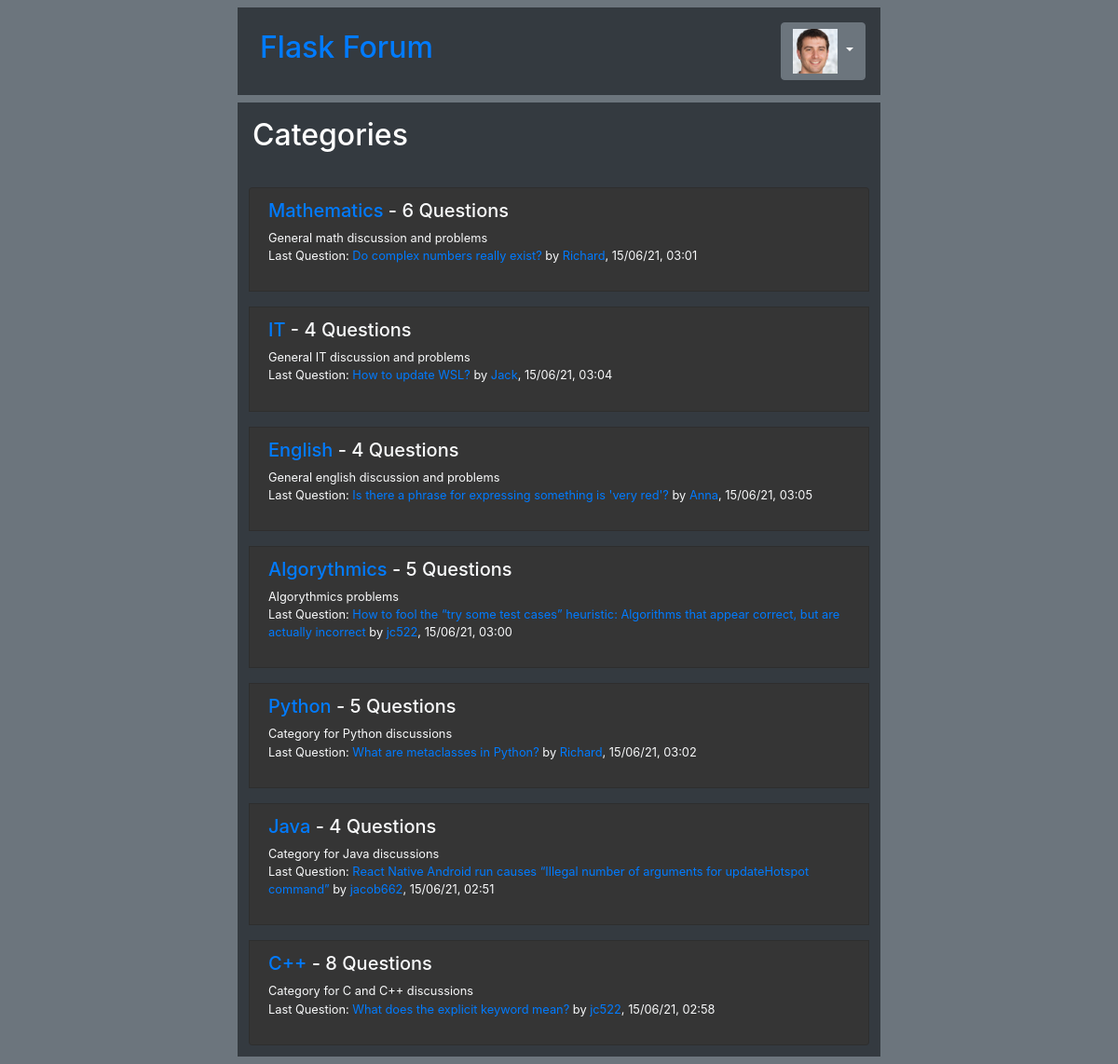
The page /home/ (signed in) on the database its author committed.
### models.py (models this page shows)
class User(UserMixin, db.Model):
    __tablename__ = "users"
    id = Column(Integer, primary_key=True)
    email = Column(String(50), unique=True)
    name = Column(String(50))
    password = Column(String(100))
    join_date = Column(Date)
    description = Column(String(500))
    questions = relationship("Question")
    answers = relationship("Answer")
    votes = relationship("Vote")

class Category(db.Model):
    __tablename__ = "categories"
    id = Column(Integer, primary_key=True)
    name = Column(String(50))
    description = Column(String(500))
    questions = relationship("Question")

class Post(db.Model):
    __tablename__ = "posts"
    id = Column(Integer, primary_key=True)
    author_id = Column(Integer, ForeignKey('users.id'))
    content = Column(String(1000))
    votes = relationship("Vote", lazy='dynamic')
    author = relationship("User")
    date = Column(DateTime)
    __mapper_args__ = {'polymorphic_identity':'posts'}

class Question(Post):
    __tablename__ = "questions"
    id = Column(Integer, ForeignKey('posts.id'), primary_key=True)
    title = Column(String(50))
    category_id = Column(Integer, ForeignKey('categories.id'))
    __mapper_args__ = {'polymorphic_identity':'questions'}

### views/home.py (the view)
@home_blueprint.route("/home/", methods=['GET', 'POST'])
def home():
    data = utils.get_base_data()
    categories_data = []
    categories = db.session.query(Category).all()
    for category in categories:
        questions = db.session.query(Question).filter_by(category_id = category.id)
        last_question = questions.order_by(Question.date.desc()).first()
        categories_data.append({
            'category': category,
            'questions_count': questions.count(),
            'last_question': last_question,
            'last_question_author_name': last_question.author.name if last_question else '',
            'last_question_date': last_question.date.strftime('%d/%m/%y, %H:%M') if last_question else ''
        })
    data['categories_data'] = categories_data
    data['mode'] = 'categories'
    return render_template(
        'index.html',
        data=data
    )

### main.py (called while the page is built)
@login_manager.user_loader
def load_user(user_id):
    return User.query.get(int(user_id))

### views/utils.py (called while the page is built)
def get_base_data():
    data = {}
    data['logged_user_id'] = current_user.id if current_user.is_authenticated else -1
    return data

### templates/index.html (shortened to what this page needs)
{% extends "base.html" %}
{% block content %}
<div class="d-flex flex-column  bg-dark" style="width: 100%;">
    <div class="d-flex p-3">
        <h2>
            {% if data.mode == 'categories' %} Categories {% else %} Questions in category: {{data.category_name}} {% endif %}
        </h2>
    </div>
    <div>
        <div class="p-1">
            <ul class="list-group">
                {% if data.mode == 'categories' %}
                    {% for category_data in data.categories_data %}
                        <li class="list-group-item text-light m-2" style="background-color: rgb(53, 53, 53);">
                                <h5>
                                    <a href="{{url_for('home_blueprint.category', category_id=category_data.category.id)}}">{{category_data.category.name}}</a>
                                    - {{category_data.questions_count}} Questions
                                </h5>
                            <p class="small">
                                {{category_data.category.description}}<br>
                                {% if category_data.last_question %}
                                Last Question:
                                    <a href="{{url_for('question_blueprint.question', question_id=category_data.last_question.id)}}">{{category_data.last_question.title}}</a>
                                    by <a href="{{url_for('user_profile_blueprint.user_profile', user_id=category_data.last_question.author_id)}}">{{category_data.last_question_author_name}}</a>, {{category_data.last_question_date}}
                                {% endif %}
                            </p>
                        </li>
                    {% endfor %}
                {% endif %}
            </ul>
        </div>
    </div>
</div>
{% endblock %}

### rows shown on the page
User: category.name "Mathematics", questions_count "6", category.description "General math discussion and problems", last_question "Do complex numbers really exist?", last_question_author_name "Richard", last_question_date "15/06/21, 03:01", category.name "Python", questions_count "5", category.description "Category for Python discussions", last_question "What are metaclasses in Python?", last_question_date "15/06/21, 03:02"
User: category.name "IT", questions_count "4", category.description "General IT discussion and problems", last_question "How to update WSL?", last_question_author_name "Jack", last_question_date "15/06/21, 03:04"
User: category.name "English", questions_count "4", category.description "General english discussion and problems", last_question "Is there a phrase for expressing something is 'very red'?", last_question_author_name "Anna", last_question_date "15/06/21, 03:05"
User: category.name "Algorythmics", questions_count "5", category.description "Algorythmics problems", last_question "How to fool the “try some test cases” heuristic: Algorithms that appear correct, but are actually incorrect", last_question_author_name "jc522", last_question_date "15/06/21, 03:00", category.name "C++", questions_count "8", category.description "Category for C and C++ discussions", last_question "What does the explicit keyword mean?", last_question_date "15/06/21, 02:58"
User: category.name "Java", questions_count "4", category.description "Category for Java discussions", last_question "React Native Android run causes “Illegal number of arguments for updateHotspot command”", last_question_author_name "jacob662", last_question_date "15/06/21, 02:51"
